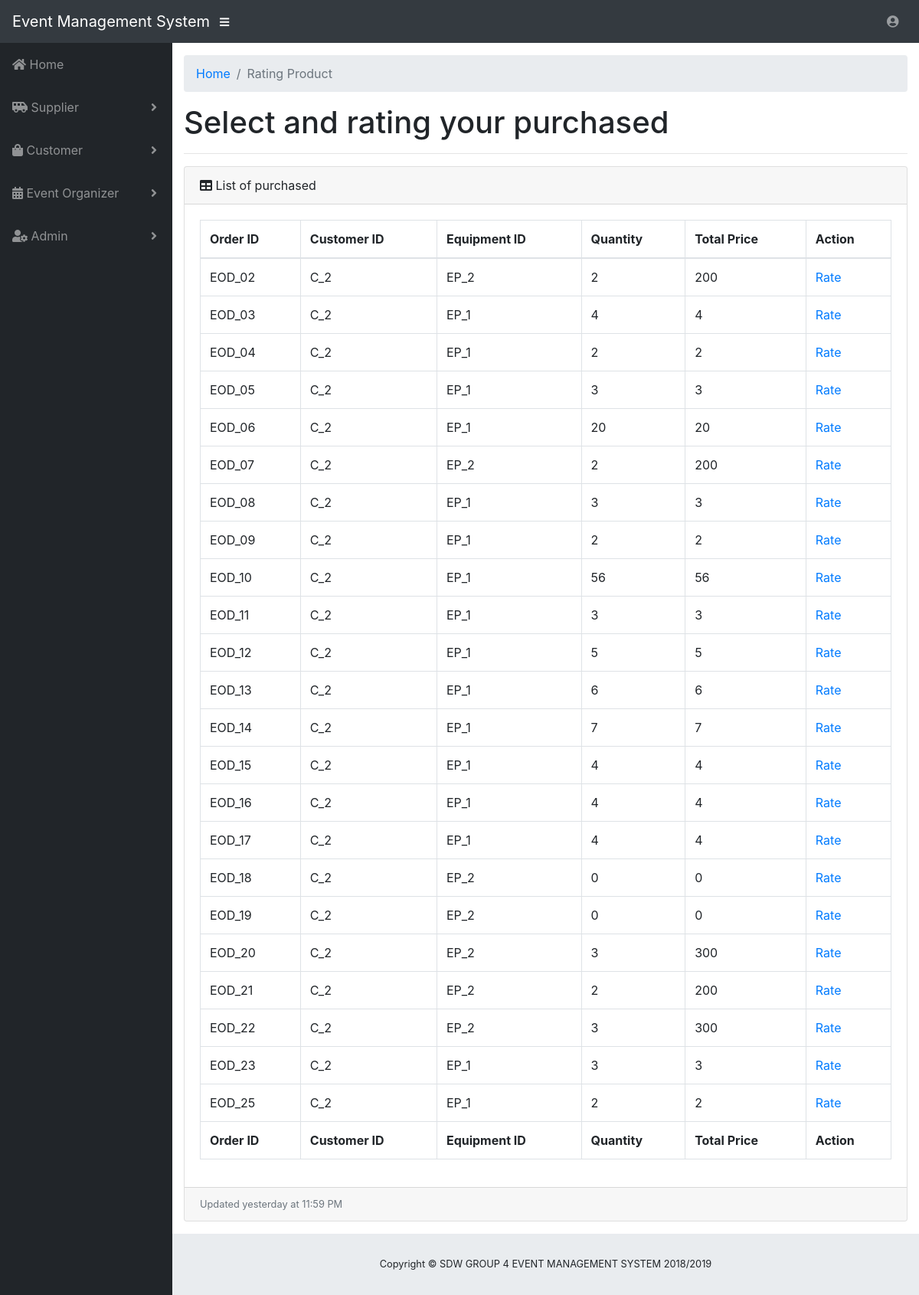
The page /ApplicationLayer/UserView/cRating.php?id=C_2 on the database its author committed.
### tables this page shows
CREATE TABLE `equipment_order` (
  `EOd_orderID` varchar(200) NOT NULL,
  `C_customerID` varchar(200) NOT NULL,
  `EQ_equipmentID` varchar(200) NOT NULL,
  `EOd_quantity` int(11) NOT NULL,
  `EOd_totalPrice` float NOT NULL
);

### BusinessServiceLayer/UserM/cRatingModel.php (called while the page is built, shortened)
<?php
include '../../libs/connection.php';
if(isset($_GET["id"])){
$id1=$_GET['id'];
$sql = " SELECT * FROM Equipment_Order WHERE C_customerID='$id1'";
$result = $conn->query($sql);
}
?>

### BusinessServiceLayer/UserC/cRatingController.php (called while the page is built, shortened)
<?php
include '../../BusinessServiceLayer/UserM/cRatingModel.php';
?>

### ApplicationLayer/UserView/cRating.php (the view, shortened to what this page needs)
<!DOCTYPE html>
<html lang="en">
  <head>
    <link href="../../libs/vendor/bootstrap/css/bootstrap.min.css" rel="stylesheet">
    <link href="../../libs/vendor/fontawesome-free/css/all.min.css" rel="stylesheet" type="text/css">
    <link href="../../libs/vendor/datatables/dataTables.bootstrap4.css" rel="stylesheet">
    <link href="../../libs/css/sb-admin.css" rel="stylesheet">
  </head>
  <body id="page-top">
    <nav class="navbar navbar-expand navbar-dark bg-dark static-top">
      <a class="navbar-brand mr-1" href="cRating.php">Event Management System</a>
      <button class="btn btn-link btn-sm text-white order-1 order-sm-0" id="sidebarToggle" href="#">
        <i class="fas fa-bars"></i>
      </button>
      <ul class="navbar-nav ml-auto ml-md-0">
        <li class="nav-item dropdown no-arrow">
          <a class="nav-link dropdown-toggle" href="#" id="userDropdown" role="button" data-toggle="dropdown" aria-haspopup="true" aria-expanded="false">
            <i class="fas fa-user-circle fa-fw"></i>
          </a>
        </li>
      </ul>
    </nav>
    <div id="wrapper">
      <ul class="sidebar navbar-nav">
        <li class="nav-item">
          <a class="nav-link" href="customerMenu.php?id=C_1">
            <i class="fas fa-home"></i>
            <span>Home</span>
          </a>
        </li>
        <li class="nav-item dropdown">
          <a class="nav-link dropdown-toggle" href="#" id="pagesDropdown" role="button" data-toggle="dropdown" aria-haspopup="true" aria-expanded="false">
            <i class="fas fa-shuttle-van"></i>
            <span>Supplier</span>
          </a>
        </li>
        <li class="nav-item dropdown">
          <a class="nav-link dropdown-toggle" href="#" id="pagesDropdown" role="button" data-toggle="dropdown" aria-haspopup="true" aria-expanded="false">
            <i class="fas fa-shopping-bag"></i>
            <span>Customer</span>
          </a>
        </li>
        <li class="nav-item dropdown">
          <a class="nav-link dropdown-toggle" href="#" id="pagesDropdown" role="button" data-toggle="dropdown" aria-haspopup="true" aria-expanded="false">
            <i class="fas fa-calendar-alt"></i>
            <span>Event Organizer</span>
          </a>
        </li>
        <li class="nav-item dropdown">
          <a class="nav-link dropdown-toggle" href="#" id="pagesDropdown" role="button" data-toggle="dropdown" aria-haspopup="true" aria-expanded="false">
           <i class="fas fa-user-cog"></i>
            <span>Admin</span>
          </a>
        </li>
      </ul>
      <div id="content-wrapper">
        <div class="container-fluid">
          <ol class="breadcrumb">
            <li class="breadcrumb-item">
              <a href="customerMenu.php?id=C_1">Home</a>
            </li>
            <li class="breadcrumb-item active">Rating Product</li>
          </ol>
          <h1>Select and rating your purchased</h1>
          <hr>
   <div class="card mb-3">
            <div class="card-header">
              <i class="fas fa-table"></i>
             List of purchased</div>
            <div class="card-body">
              <div class="table-responsive">
                <table class="table table-bordered" id="dataTable" width="100%" cellspacing="0">
                  <thead>
                    <tr>
                      <th>Order ID</th>
                      <th>Customer ID</th>
                      <th>Equipment ID</th>
                      <th>Quantity</th>
                      <th>Total Price</th>
                      <th>Action</th>
                    </tr>
                  </thead>
                  <tfoot>
                    <tr>
                     <th>Order ID</th>
                      <th>Customer ID</th>
                      <th>Equipment ID</th>
                      <th>Quantity</th>
                      <th>Total Price</th>
                      <th>Action</th>
                    </tr>
                  </tfoot>
                  <tbody>
                     <?php
                 include '../../BusinessServiceLayer/UserC/cRatingController.php';
              if ($result->num_rows > 0) {
    while($row = $result->fetch_assoc()) {
echo "<tr><td>".$row["EOd_orderID"]. "</td><td> " . $row["C_customerID"]. "</td> <td>" .$row["EQ_equipmentID"]."</td><td>".$row["EOd_quantity"]. "</td><td>".$row["EOd_totalPrice"]."</td><td><a href='#' data-toggle='modal' data-target='#ratingModal'>Rate</a></td></tr>";
    }
}
                    ?>
                  </tbody>
                </table>
              </div>
            </div>
            <div class="card-footer small text-muted">Updated yesterday at 11:59 PM</div>
          </div>
        </div>
           <footer class="sticky-footer">
          <div class="container my-auto">
            <div class="copyright text-center my-auto">
              <span>Copyright © SDW GROUP 4 EVENT MANAGEMENT SYSTEM 2018/2019</span>
            </div>
          </div>
        </footer>
      </div>
    </div>
<link href="https://stackpath.bootstrapcdn.com/font-awesome/4.7.0/css/font-awesome.min.css" rel="stylesheet">
             </body>
</html>

### libs/css/sb-admin.css (style rules this page uses)
html { position: relative; min-height: 100%; }
body { height: 100%; }
#wrapper { display: -webkit-box; display: -ms-flexbox; display: flex; }
#wrapper #content-wrapper { overflow-x: hidden; width: 100%; padding-top: 1rem; padding-bottom: 80px; }
.navbar-nav .nav-item.dropdown .dropdown-toggle::after { width: 1rem; text-align: center; float: right; vertical-align: 0; border: 0; font-weight: 900; content: '\f105'; font-family: 'Font Awesome 5 Free'; }
.navbar-nav .nav-item.dropdown.no-arrow .dropdown-toggle::after { display: none; }
.sidebar { width: 90px !important; background-color: #212529; min-height: calc(100vh - 56px); }
.sidebar .nav-item:last-child { margin-bottom: 1rem; }
.sidebar .nav-item .nav-link { text-align: center; padding: 0.75rem 1rem; width: 90px; }
.sidebar .nav-item .nav-link span { font-size: 0.65rem; display: block; }
.sidebar .nav-item.dropdown .dropdown-toggle::after { display: none; }
.sidebar .nav-item .nav-link { color: rgba(255, 255, 255, 0.5); }
@media (min-width: 768px) { .sidebar { width: 225px !important; } }
@media (min-width: 768px) { .sidebar .nav-item .nav-link { display: block; width: 100%; text-align: left; padding: 1rem; width: 225px; } }
@media (min-width: 768px) { .sidebar .nav-item .nav-link span { font-size: 1rem; display: inline; } }
@media (min-width: 768px) { .sidebar .nav-item.dropdown .dropdown-toggle::after { display: block; } }
:root { --input-padding-x: 0.75rem; --input-padding-y: 0.75rem; }
footer.sticky-footer { display: -webkit-box; display: -ms-flexbox; display: flex; position: absolute; right: 0; bottom: 0; width: calc(100% - 90px); height: 80px; background-color: #e9ecef; }
footer.sticky-footer .copyright { line-height: 1; font-size: 0.8rem; }
@media (min-width: 768px) { footer.sticky-footer { width: calc(100% - 225px); } }

### rows shown on the page
equipment_order: EOd_orderID "EOD_02", C_customerID "C_2", EQ_equipmentID "EP_2", EOd_quantity "2", EOd_totalPrice "200"
equipment_order: EOd_orderID "EOD_03", C_customerID "C_2", EQ_equipmentID "EP_1", EOd_quantity "4", EOd_totalPrice "4"
equipment_order: EOd_orderID "EOD_04", C_customerID "C_2", EQ_equipmentID "EP_1", EOd_quantity "2", EOd_totalPrice "2"
equipment_order: EOd_orderID "EOD_05", C_customerID "C_2", EQ_equipmentID "EP_1", EOd_quantity "3", EOd_totalPrice "3"
equipment_order: EOd_orderID "EOD_06", C_customerID "C_2", EQ_equipmentID "EP_1", EOd_quantity "20", EOd_totalPrice "20"
equipment_order: EOd_orderID "EOD_07", C_customerID "C_2", EQ_equipmentID "EP_2", EOd_quantity "2", EOd_totalPrice "200"
equipment_order: EOd_orderID "EOD_08", C_customerID "C_2", EQ_equipmentID "EP_1", EOd_quantity "3", EOd_totalPrice "3"
equipment_order: EOd_orderID "EOD_09", C_customerID "C_2", EQ_equipmentID "EP_1", EOd_quantity "2", EOd_totalPrice "2"
equipment_order: EOd_orderID "EOD_10", C_customerID "C_2", EQ_equipmentID "EP_1", EOd_quantity "56", EOd_totalPrice "56"
equipment_order: EOd_orderID "EOD_11", C_customerID "C_2", EQ_equipmentID "EP_1", EOd_quantity "3", EOd_totalPrice "3"
equipment_order: EOd_orderID "EOD_12", C_customerID "C_2", EQ_equipmentID "EP_1", EOd_quantity "5", EOd_totalPrice "5"
equipment_order: EOd_orderID "EOD_13", C_customerID "C_2", EQ_equipmentID "EP_1", EOd_quantity "6", EOd_totalPrice "6"
equipment_order: EOd_orderID "EOD_14", C_customerID "C_2", EQ_equipmentID "EP_1", EOd_quantity "7", EOd_totalPrice "7"
equipment_order: EOd_orderID "EOD_15", C_customerID "C_2", EQ_equipmentID "EP_1", EOd_quantity "4", EOd_totalPrice "4"
equipment_order: EOd_orderID "EOD_16", C_customerID "C_2", EQ_equipmentID "EP_1", EOd_quantity "4", EOd_totalPrice "4"
equipment_order: EOd_orderID "EOD_17", C_customerID "C_2", EQ_equipmentID "EP_1", EOd_quantity "4", EOd_totalPrice "4"
equipment_order: EOd_orderID "EOD_18", C_customerID "C_2", EQ_equipmentID "EP_2", EOd_quantity "0", EOd_totalPrice "0"
equipment_order: EOd_orderID "EOD_19", C_customerID "C_2", EQ_equipmentID "EP_2", EOd_quantity "0", EOd_totalPrice "0"
equipment_order: EOd_orderID "EOD_20", C_customerID "C_2", EQ_equipmentID "EP_2", EOd_quantity "3", EOd_totalPrice "300"
equipment_order: EOd_orderID "EOD_21", C_customerID "C_2", EQ_equipmentID "EP_2", EOd_quantity "2", EOd_totalPrice "200"
equipment_order: EOd_orderID "EOD_22", C_customerID "C_2", EQ_equipmentID "EP_2", EOd_quantity "3", EOd_totalPrice "300"
equipment_order: EOd_orderID "EOD_23", C_customerID "C_2", EQ_equipmentID "EP_1", EOd_quantity "3", EOd_totalPrice "3"
equipment_order: EOd_orderID "EOD_25", C_customerID "C_2", EQ_equipmentID "EP_1", EOd_quantity "2", EOd_totalPrice "2"
